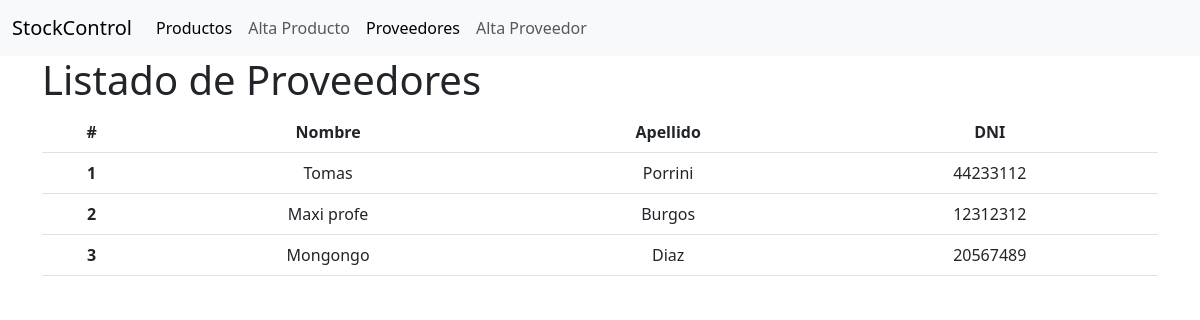
Screenshot of /proveedores/ with the database file from the repository.
### compra/models.py (models this page shows)
class Proveedor(models.Model):
    nombre = models.CharField(max_length=50)
    apellido = models.CharField(max_length=50)
    dni = models.IntegerField()

### compra/views.py (the view)
# urls.py: path("proveedores/", views.proveedores_view, name='Lista-Proveedores'),
def proveedores_view(request):
    proveedores = Proveedor.objects.all()
    return render(request, 'listaProveedores.html', context={'proveedores':proveedores})

### compra/templates/listaProveedores.html
{% extends 'base.html' %}
{% block 'content' %}
<h1>Listado de Proveedores</h1>
<table class="table text-center">
    <thead >
        <tr>
            <th scope="col">#</th>
            <th scope="col">Nombre</th>
            <th scope="col">Apellido</th>
            <th scope="col">DNI</th>
        </tr>
    </thead>
    <tbody>
        {% for p in proveedores %}
        <tr >
            <th scope="row">{{p.id}}</th>
            <td>{{p.nombre}}</td>
            <td>{{p.apellido}}</td>
            <td>{{p.dni}}</td>
        </tr>
        {% endfor %}
    </tbody>
</table>
{% endblock %}

### rows the page displays
Proveedor: id "1", nombre "Tomas", apellido "Porrini", dni "44233112"
Proveedor: id "2", nombre "Maxi profe", apellido "Burgos", dni "12312312"
Proveedor: id "3", nombre "Mongongo", apellido "Diaz", dni "20567489"
